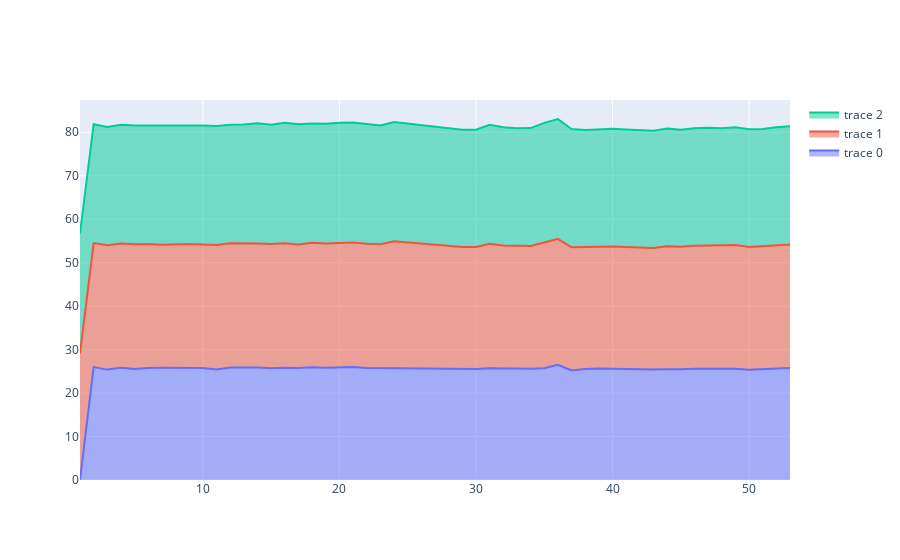

The notebook cell saved with this chart:
### Markdown cell above
Se can see that there is a anomaly in the data since the safety car was deployed, this will hurt our model since these lap times are not relevant to the model. So let's drop those laps:

### Code cell
df = all_laps.drop(all_laps[(all_laps.LapNumber < 29) & (all_laps.LapNumber > 24)].index)

fig = go.Figure()
fig.add_trace(go.Scatter(x=df["LapNumber"], y=df["Sector1Time"],
                    hoverinfo='x+y',
                    stackgroup='one'))
fig.add_trace(go.Scatter(x=df["LapNumber"], y=df["Sector2Time"],
                    stackgroup='one'))
fig.add_trace(go.Scatter(x=df["LapNumber"], y=df["Sector3Time"],
                    stackgroup='one'))

fig.show()

### Figure 1 — Plotly figure (JSON) as saved in the notebook; plotly's stock layout.template omitted (floating-point values rounded to 4 significant figures)
{"data": [{"hoverinfo": "x+y", "stackgroup": "one", "type": "scatter", "x": [1, 2, 3, 4, 5, 6, 7, 8, 9, 10, 11, 12, 13, 14, 15, 16, 17, 18, 19, 20, 21, 22, 23, 24, 29, 30, 31, 32, 33, 34, 35, 36, 37, 38, 39, 40, 41, 42, 43, 44, 45, 46, 47, 48, 49, 50, 51, 52, 53], "y": [null, 25.98, 25.4, 25.83, 25.53, 25.78, 25.82, 25.8, 25.86, 25.77, 25.43, 25.88, 25.89, 25.91, 25.74, 25.84, 25.75, 25.94, 25.8, 25.84, 25.98, 25.75, 25.73, 25.73, 25.5, 25.54, 25.69, 25.67, 25.7, 25.57, 25.73, 26.52, 25.19, 25.56, 25.64, 25.59, 25.48, 25.55, 25.44, 25.51, 25.45, 25.59, 25.58, 25.56, 25.58, 25.38, 25.48, 25.58, 25.78]}, {"stackgroup": "one", "type": "scatter", "x": [1, 2, 3, 4, 5, 6, 7, 8, 9, 10, 11, 12, 13, 14, 15, 16, 17, 18, 19, 20, 21, 22, 23, 24, 29, 30, 31, 32, 33, 34, 35, 36, 37, 38, 39, 40, 41, 42, 43, 44, 45, 46, 47, 48, 49, 50, 51, 52, 53], "y": [29.11, 28.54, 28.59, 28.58, 28.7, 28.5, 28.32, 28.45, 28.43, 28.41, 28.66, 28.58, 28.58, 28.53, 28.56, 28.61, 28.46, 28.63, 28.62, 28.64, 28.65, 28.64, 28.49, 29.21, 28.12, 28.09, 28.67, 28.3, 28.19, 28.26, 28.9, 28.97, 28.36, 28.11, 28.13, 28.16, 28.13, 27.98, 27.96, 28.27, 28.2, 28.3, 28.4, 28.35, 28.49, 28.22, 28.32, 28.34, 28.43]}, {"stackgroup": "one", "type": "scatter", "x": [1, 2, 3, 4, 5, 6, 7, 8, 9, 10, 11, 12, 13, 14, 15, 16, 17, 18, 19, 20, 21, 22, 23, 24, 29, 30, 31, 32, 33, 34, 35, 36, 37, 38, 39, 40, 41, 42, 43, 44, 45, 46, 47, 48, 49, 50, 51, 52, 53], "y": [27.6, 27.33, 27.23, 27.31, 27.32, 27.29, 27.3, 27.34, 27.22, 27.37, 27.38, 27.3, 27.3, 27.64, 27.43, 27.75, 27.64, 27.45, 27.56, 27.75, 27.64, 27.46, 27.34, 27.4, 26.96, 26.96, 27.37, 27.19, 27.05, 27.13, 27.54, 27.57, 27.2, 26.88, 26.9, 27.09, 27.03, 26.91, 26.93, 27.07, 26.93, 27.05, 27.09, 27.02, 27.12, 27.1, 26.98, 27.26, 27.21]}], "layout": {}}
